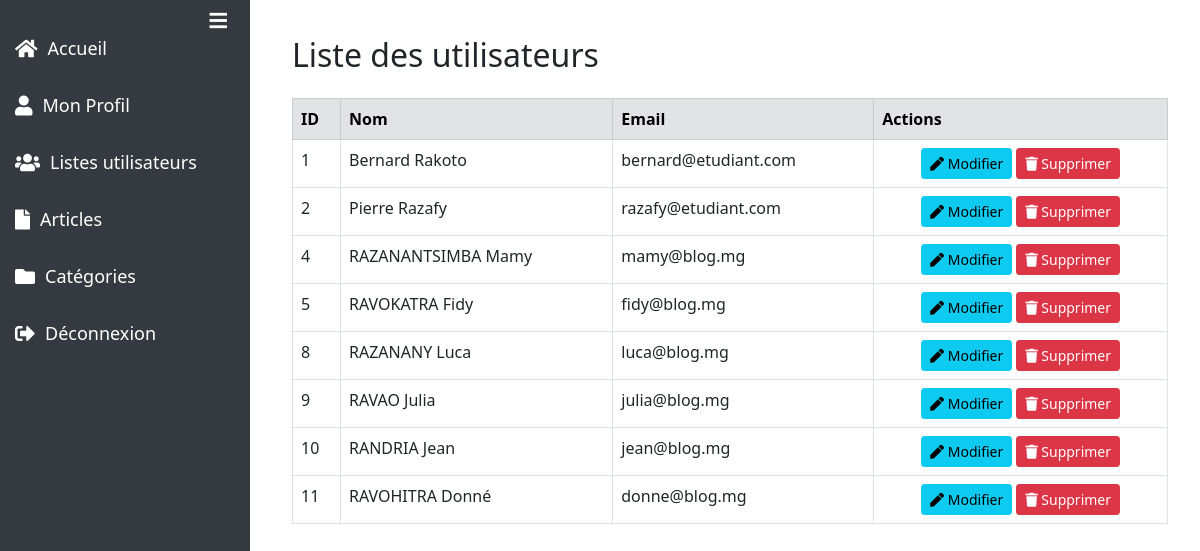
The app's page /admin/user/utilisateur.php (signed in) with its own data.
### tables this page shows
CREATE TABLE `utilisateur` (
  `id` int(11) NOT NULL,
  `nom` varchar(50) NOT NULL,
  `email` varchar(50) NOT NULL,
  `mot_de_passe` varchar(255) NOT NULL,
  `profil` varchar(50) DEFAULT NULL
);

### admin/user/controllerUser.php (called while the page is built, shortened)
<?php
function getUtilisateurs($pdo) {
    $stmt = $pdo->query("SELECT * FROM utilisateur");
    return $stmt->fetchAll(PDO::FETCH_ASSOC);
}
?>

### admin/user/utilisateur.php (the view, shortened to what this page needs)
<?php
    require('controllerUser.php');
    $utilisateurs = getUtilisateurs($pdo);
?>
<!DOCTYPE html>
<html lang="fr">
<head>
    <link href="/blog/assets/css/bootstrap.min.css" rel="stylesheet">
    <link href="/blog/fontawesome/css/all.min.css" rel="stylesheet">
    <link href="/blog/assets/css/style.css" rel="stylesheet">
</head>
<body>
    <div id="sidebarMenu" class="sidebar d-flex flex-column">
        <button class="toggle-btn" onclick="toggleSidebar()">
            <i class="fas fa-bars"></i>
        </button>
        <a href="/blog/admin/accueil.php"><i class="fas fa-home"></i> <span>Accueil</span></a>
        <a href="/blog/admin/profil.php"><i class="fas fa-user"></i> <span>Mon Profil</span></a>
        <a href="/blog/admin/user/utilisateur.php"><i class="fas fa-users"></i> <span>Listes utilisateurs</span></a>
        <a href="/blog/admin/article/article.php"><i class="fas fa-file"></i> <span>Articles</span></a>
        <a href="/blog/admin/categorie/categorie.php"><i class="fas fa-folder"></i> <span>Catégories</span></a>
        <a href="/blog/admin/logout.php"><i class="fas fa-sign-out-alt"></i> <span>Déconnexion</span></a>
    </div>
<div class="content">
    <div class="container mt-3">
        <h2 class="mb-4">Liste des utilisateurs</h2>
        <table class="table table-bordered table-hover">
            <thead class="table-secondary">
                <tr>
                    <th>ID</th>
                    <th>Nom</th>
                    <th>Email</th>
                    <th>Actions</th>
                </tr>
            </thead>
            <tbody>
                <?php foreach ($utilisateurs as $utilisateur) : ?>
                    <tr>
                        <td><?php echo $utilisateur["id"]; ?></td>
                        <td><?= $utilisateur["nom"] ?></td>
                        <td><?= $utilisateur["email"] ?></td>
                        <td align="center">
                            <a href="form-update-user.php?id=<?= $utilisateur['id'] ?>" class="btn btn-info btn-sm"><i class="fas fa-pen"></i> Modifier</a>
                            <button onclick="confirmDelete(<?= $utilisateur['id'] ?>)" class="btn btn-danger btn-sm"><i class="fas fa-trash"></i> Supprimer</button>
                        </td>
                    </tr>
                <?php endforeach; ?>
            </tbody>
        </table>
    </div>
</div>
</body>
</html>

### assets/css/style.css (style rules this page uses)
.sidebar { height: 100vh; width: 250px; background-color: #343a40; padding-top: 20px; position: fixed; left: 0; top: 0; transition: width 0.3s ease; }
.sidebar a { padding: 15px; text-decoration: none; font-size: 18px; color: white; display: flex; align-items: center; white-space: nowrap; overflow: hidden; transition: opacity 0.3s ease; }
.sidebar i { margin-right: 10px; font-size: 20px; }
.content { margin-left: 260px; padding: 20px; transition: margin-left 0.3s ease; }
.toggle-btn { position: absolute; top: 0px; right: -7px; background: none; border: none; color: white; font-size: 24px; cursor: pointer; z-index: 1000; }
.sidebar .toggle-btn { width: 100%; text-align: right; padding-right: 20px; }

### records on screen
utilisateur: id "1", nom "Bernard Rakoto", email "bernard@etudiant.com"
utilisateur: id "2", nom "Pierre Razafy", email "razafy@etudiant.com"
utilisateur: id "4", nom "RAZANANTSIMBA Mamy", email "mamy@blog.mg"
utilisateur: id "5", nom "RAVOKATRA Fidy", email "fidy@blog.mg"
utilisateur: id "8", nom "RAZANANY Luca", email "luca@blog.mg"
utilisateur: id "9", nom "RAVAO Julia", email "julia@blog.mg"
utilisateur: id "10", nom "RANDRIA Jean", email "jean@blog.mg"
utilisateur: id "11", nom "RAVOHITRA Donné", email "donne@blog.mg"
